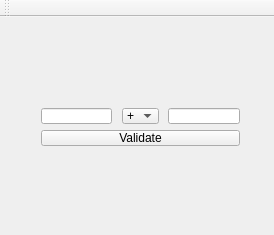
<?xml version="1.0" encoding="UTF-8"?>
<ui version="4.0">
 <class>MainWindow</class>
 <widget class="QMainWindow" name="MainWindow">
  <property name="geometry">
   <rect>
    <x>0</x>
    <y>0</y>
    <width>274</width>
    <height>235</height>
   </rect>
  </property>
  <property name="windowTitle">
   <string>Ridiculous calculator</string>
  </property>
  <widget class="QWidget" name="centralWidget">
   <widget class="QWidget" name="">
    <property name="geometry">
     <rect>
      <x>30</x>
      <y>80</y>
      <width>221</width>
      <height>60</height>
     </rect>
    </property>
    <layout class="QVBoxLayout" name="verticalLayout">
     <item>
      <layout class="QHBoxLayout" name="horizontalLayout">
       <item>
        <widget class="QLineEdit" name="fieldOperand1"/>
       </item>
       <item>
        <spacer name="horizontalSpacer">
         <property name="orientation">
          <enum>Qt::Horizontal</enum>
         </property>
         <property name="sizeHint" stdset="0">
          <size>
           <width>40</width>
           <height>20</height>
          </size>
         </property>
        </spacer>
       </item>
       <item>
        <widget class="QComboBox" name="fieldOperator">
         <item>
          <property name="text">
           <string>+</string>
          </property>
         </item>
         <item>
          <property name="text">
           <string>-</string>
          </property>
         </item>
         <item>
          <property name="text">
           <string>*</string>
          </property>
         </item>
        </widget>
       </item>
       <item>
        <spacer name="horizontalSpacer_2">
         <property name="orientation">
          <enum>Qt::Horizontal</enum>
         </property>
         <property name="sizeHint" stdset="0">
          <size>
           <width>40</width>
           <height>20</height>
          </size>
         </property>
        </spacer>
       </item>
       <item>
        <widget class="QLineEdit" name="fieldOperand2"/>
       </item>
      </layout>
     </item>
     <item>
      <widget class="QPushButton" name="buttonValidate">
       <property name="text">
        <string>Validate</string>
       </property>
      </widget>
     </item>
    </layout>
   </widget>
  </widget>
  <widget class="QToolBar" name="mainToolBar">
   <attribute name="toolBarArea">
    <enum>TopToolBarArea</enum>
   </attribute>
   <attribute name="toolBarBreak">
    <bool>false</bool>
   </attribute>
  </widget>
 </widget>
 <layoutdefault spacing="6" margin="11"/>
 <resources/>
 <connections/>
</ui>
